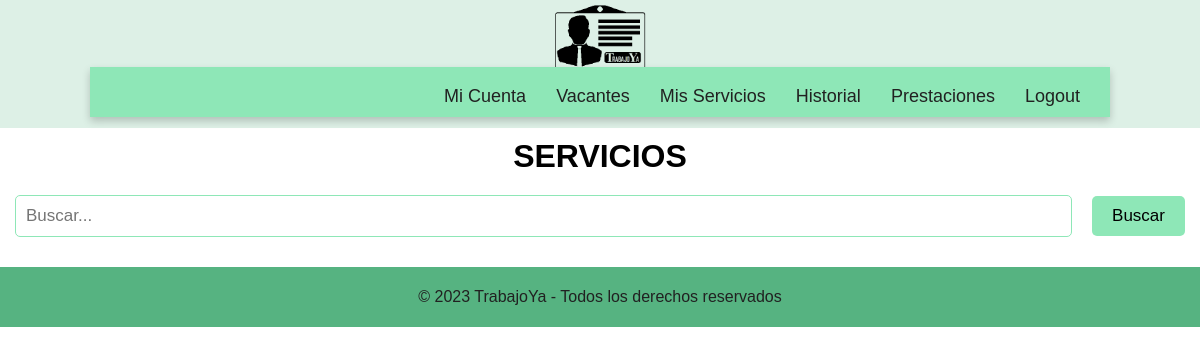
Before: /trabajador/trabajadores/ with the older database file.
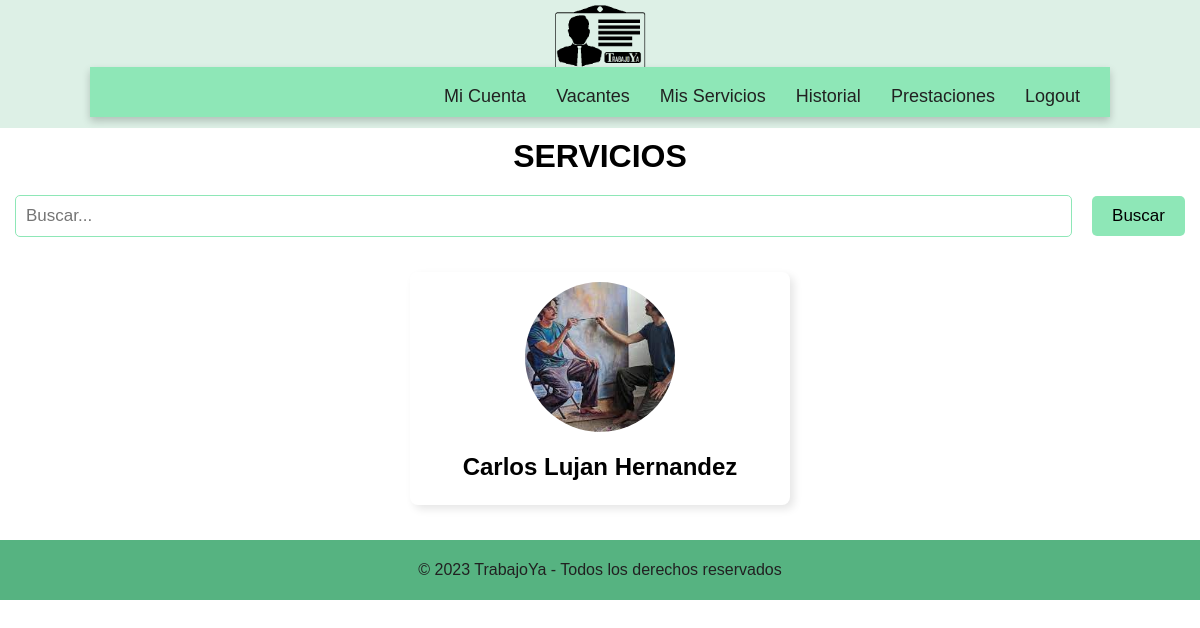
After: the same page with the newer database file.
### cuenta/models.py (models this page shows, shortened)
class Trabajador(models.Model):
    usuario = models.OneToOneField(Usuario, on_delete=models.CASCADE, primary_key=True, related_name='trabajador')
    foto= models.ImageField(upload_to='images/')
    identificacion = models.CharField(max_length=10, validators=[validar_numero])
    nombre = models.CharField(max_length=50)
    apellidos = models.CharField(max_length=50)
    fecha_nacimiento = models.DateField(validators=[validar_edad])
    celular = models.CharField(max_length=50, validators=[validar_numero])
    habilidades= models.CharField(max_length=50)
    experiencia= models.CharField(max_length=50)

### trabajador/views.py (the view)
# urls.py: path('trabajadores/', views.trabajadores, name='trabajadores'),
def trabajadores(request):
    buscar_termino = request.GET.get('buscarTermino')
    if buscar_termino:
        trabajadores = Trabajador.objects.filter(
                Q(nombre__icontains=buscar_termino) |  Q(apellidos__icontains=buscar_termino) | Q(celular__icontains=buscar_termino) |
                Q(habilidades__icontains=buscar_termino) | Q(experiencia_laboral__icontains=buscar_termino)
            )
    else:
        trabajadores= Trabajador.objects.all()
    return render(request, 'trabajadores.html', {'trabajadores': trabajadores})

### trabajador/templates/trabajadores.html (shortened to what this page needs)
<!DOCTYPE html>
{% extends 'baseTrabajador.html' %}
{% load static %}
    {% block additional_styles %}
    <link rel="stylesheet" href="{% static 'css/trabajadores.css' %}">
    {% endblock additional_styles %}
        {% block content %}
        <h1>SERVICIOS</h1>
        <form action="" class="search-bar">
            <input type="text" class="form-control" name="searchTerm" placeholder="Buscar...">
            <button type="submit" class="btn btn-primary">Buscar</button>
        </form>
        <div class="trabajador-list">
            {% for trabajador in trabajadores %}
            <div class="trabajador-card">
                <a href="{% url 'perfil'  trabajador_id=trabajador.identificacion %}">
                    <img src="{{ trabajador.foto.url }}" alt="Foto">
                </a>
                <div class="card-content p-3 mx-2">
                    <h2>{{ trabajador.nombre }} {{ trabajador.apellidos }}</h2>
                </div>
            </div>
            {% endfor %}
        </div>
        {% endblock content %}

Changed rows visible on the page:
added Trabajador: foto (picture), nombre "Carlos", apellidos "Lujan Hernandez"
